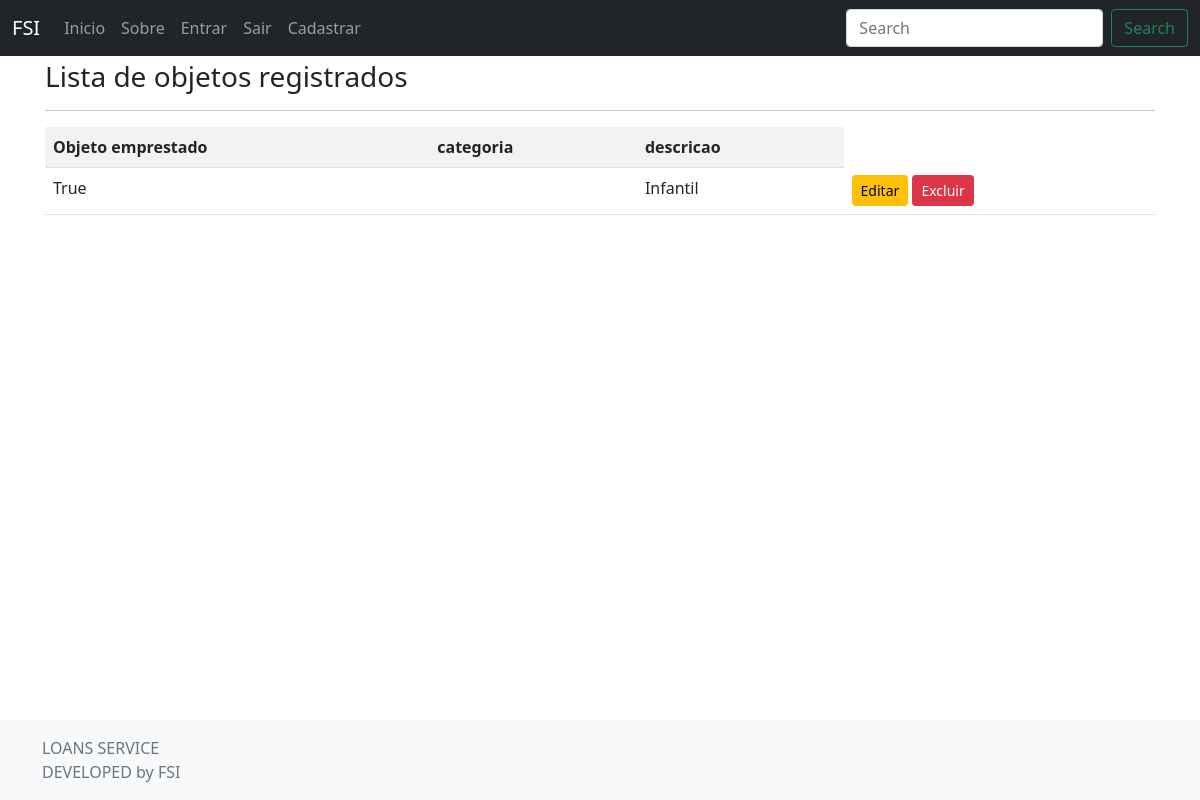
Before: /listar/objeto/ (signed in) with the older database file.
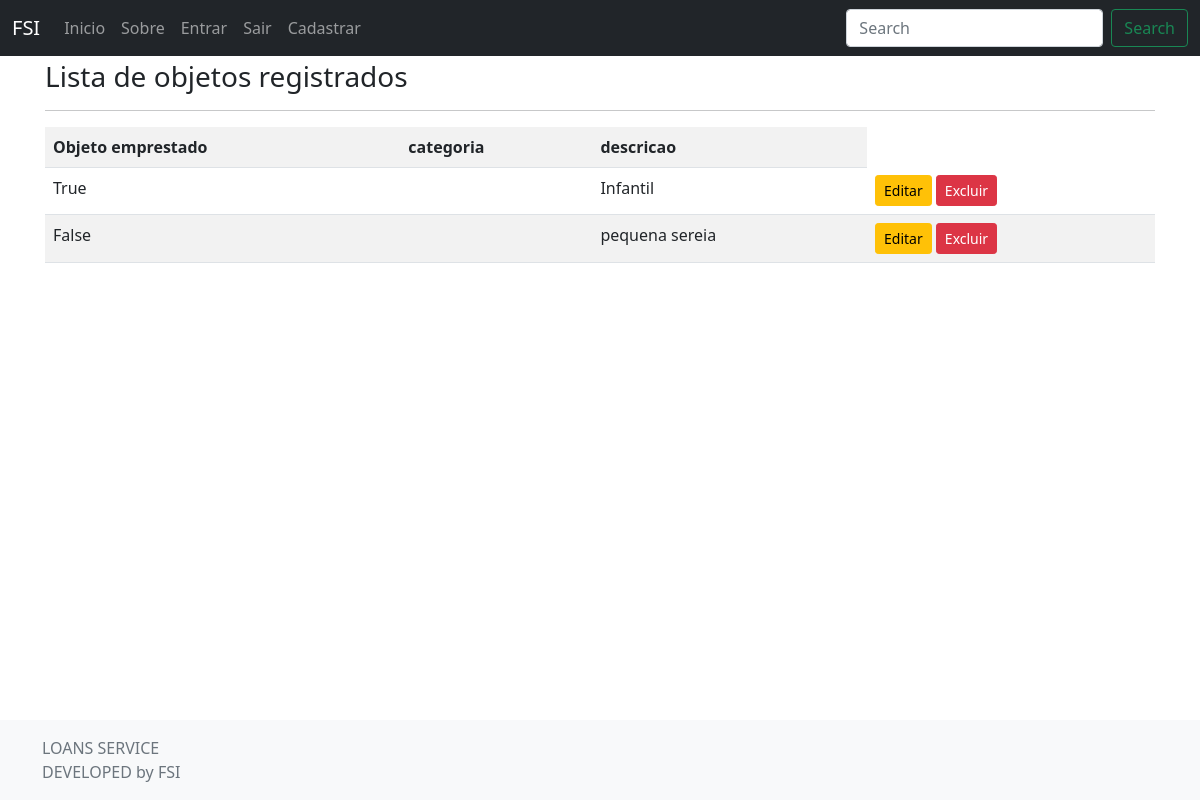
After: the same page with the newer database file.
### cadastros/models.py (models this page shows, shortened)
class Objeto(models.Model):
    emprestado = models.BooleanField(default=False)
    categoria = models.ForeignKey(Categoria, on_delete=models.PROTECT)
    descricao = models.CharField(max_length=50, verbose_name="Descrição")
    informacoes_adcionais = models.CharField(max_length=50, verbose_name="Informações Adcionais")

### cadastros/views.py (the view)
# urls.py: path("listar/objeto/", ObjetoList.as_view(), name="listar-objeto"),
class ObjetoList(LoginRequiredMixin, ListView):
    model = Objeto
    template_name = "cadastros/listas/objeto.html"
    login_url = reverse_lazy('login')

### cadastros/templates/cadastros/listas/objeto.html
{% extends 'paginas/modelo.html' %}
{% load static %}
{% block conteudo %}
<h3> Lista de objetos registrados </h3>
<hr>
<div class= "table-responsive">
<table class= "table table-striped" >
    <tr>
        <th> Objeto emprestado </th>
        <th> categoria </th>
        <th> descricao </th>
    </tr>
        {% for objeto in object_list %}
        <tr>
            <td> {{ objeto.emprestado }} </td>
            <td> {{ objeto.categoria }} </td>
            <td> {{ objeto.descricao }} </td>
            <td>
               <a href="{% url 'editar-objeto' objeto.pk %}" class = "btn btn-warning btn-sm">Editar</a>
               <a href="{% url 'excluir-objeto' objeto.pk %}" class = "btn btn-danger btn-sm">Excluir</a>
            </td>
        </tr>
        {% empty %}
        <tr>
            <td colspan="100%"> Nenhum objeto registrado </td>
        </tr>
        {% endfor %}
</table>
</div>
{% endblock %}

Changed rows visible on the page:
added Objeto: emprestado "False", descricao "pequena sereia"
